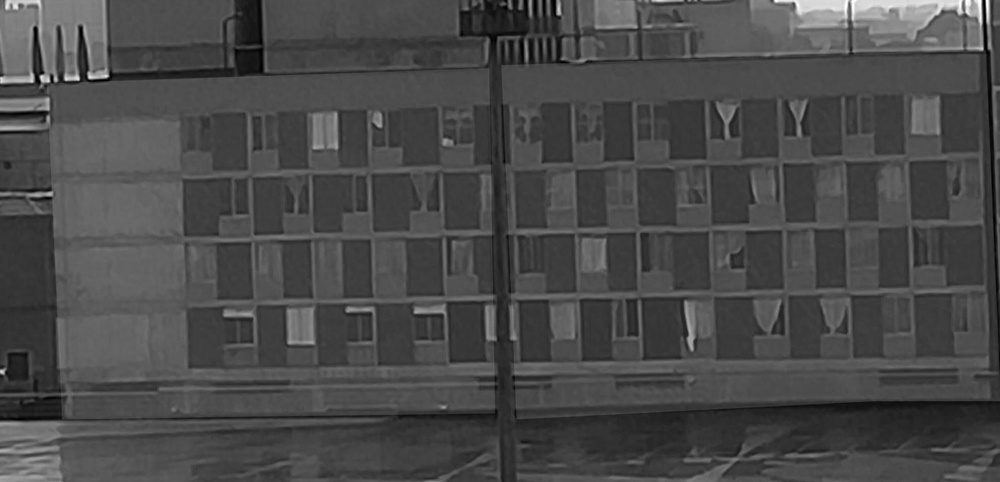
#> input picture CG1050/TP/Im100_col1.jpg, 1000 x 482 px, shrunk from 1981 x 955 before the run; its folder holds only this picture in this run
$ python ela_process_tp_au.py --data_dir ../../CG1050/TP --output out
#> lines starting #> are read from the running program, lines starting #| are printed output that depends on the picture
import argparse
from pathlib import Path
from PIL import Image, ImageChops, ImageEnhance, ImageFilter
import numpy as np
import pandas as pd
import io
import sys
import time

# ------------------------------------------------------------
# ELA Computation
# ------------------------------------------------------------
def compute_ela(pil_img, quality=95, scale=30):
    buf = io.BytesIO()
    pil_img.save(buf, format="JPEG", quality=quality)
    buf.seek(0)
    recompressed = Image.open(buf).convert("RGB")
    diff = ImageChops.difference(pil_img, recompressed)

    ela_np = np.asarray(diff).astype(np.float32) / 255.0
    ela_np = np.clip(ela_np * scale, 0.0, 1.0)

    ela_uint8 = (ela_np * 255).astype(np.uint8)
    ela_pil = Image.fromarray(ela_uint8)

    return ela_pil, ela_np


# ------------------------------------------------------------
# Segmentation
# ------------------------------------------------------------
def rgb_to_gray(arr):
    return 0.2989*arr[...,0] + 0.5870*arr[...,1] + 0.1140*arr[...,2]

def otsu(gray):
    img = (gray * 255).astype(np.uint8)
    hist, _ = np.histogram(img.ravel(), bins=256, range=(0,256))

    total = img.size
    sum_total = np.dot(np.arange(256), hist)
    sum_b = 0.0
    w_b = 0.0
    max_var = 0
    threshold = 0

    for i in range(256):
        w_b += hist[i]
        if w_b == 0:
            continue
        w_f = total - w_b
        if w_f == 0:
            break

        sum_b += i * hist[i]
        m_b = sum_b / w_b
        m_f = (sum_total - sum_b) / w_f
        var_between = w_b * w_f * (m_b - m_f)**2

        if var_between > max_var:
            max_var = var_between
            threshold = i

    return threshold / 255.0


def segment(ela_np):
    gray = rgb_to_gray(ela_np)
    pil_gray = Image.fromarray((gray*255).astype(np.uint8))
    pil_gray = pil_gray.filter(ImageFilter.MedianFilter(size=3))
    gray = np.asarray(pil_gray).astype(np.float32) / 255.0
    t = otsu(gray)
    mask = gray >= t
    return mask, t


# ------------------------------------------------------------
# Overlay
# ------------------------------------------------------------
def overlay_mask(original, mask, alpha=0.4):
    orig = original.convert("RGBA")
    overlay = Image.new("RGBA", orig.size, (0,0,0,0))
    w,h = orig.size

    mask_img = Image.fromarray((mask.astype(np.uint8)*255).astype(np.uint8))
    mask_px = mask_img.load()
    over_px = overlay.load()

    for y in range(h):
        for x in range(w):
            if mask_px[x,y] > 0:
                over_px[x,y] = (255, 0, 0, int(alpha*255))

    return Image.alpha_composite(orig, overlay).convert("RGB")


# ------------------------------------------------------------
# Batch Processor for TP and AU
# ------------------------------------------------------------
def process_folder(folder_path, out_root, label):
    folder = Path(folder_path)
    out_dir = Path(out_root) / label
    out_dir.mkdir(parents=True, exist_ok=True)

    rows = []
    files = sorted(list(folder.glob("*.jpg")) + list(folder.glob("*.png")))

    for p in files:
        img = Image.open(p).convert("RGB")
        ela_img, ela_np = compute_ela(img)

        base = p.stem
        ela_img.save(out_dir / f"{base}_ela.png")

        mask, t = segment(ela_np)
        mask_img = Image.fromarray((mask.astype(np.uint8)*255).astype(np.uint8))
        mask_img.save(out_dir / f"{base}_mask.png")

        overlay = overlay_mask(img, mask)
        overlay.save(out_dir / f"{base}_overlay.png")

        # feature score = mean ELA intensity
        anomaly_score = float(ela_np.mean())

        rows.append({
            "image": p.name,
            "class": label,
            "threshold": t,
            "anomaly_score": anomaly_score
        })

    return rows


# ------------------------------------------------------------
# Main
# ------------------------------------------------------------
def main():
    parser = argparse.ArgumentParser()
    parser.add_argument("--data_dir", required=True, help="data directory containing TP and AU")
    parser.add_argument("--output", required=True, help="output directory")
    args = parser.parse_args()

    root = Path(args.data_dir)

    tp_dir = root / "TP"
    au_dir = root / "AU"

    rows = []

    if tp_dir.exists():
        print("[+] Processing TP...")
        rows.extend(process_folder(tp_dir, args.output, "TP"))
#> in compute_ela, `diff = ImageChops.difference(pil_img, recompressed)`:
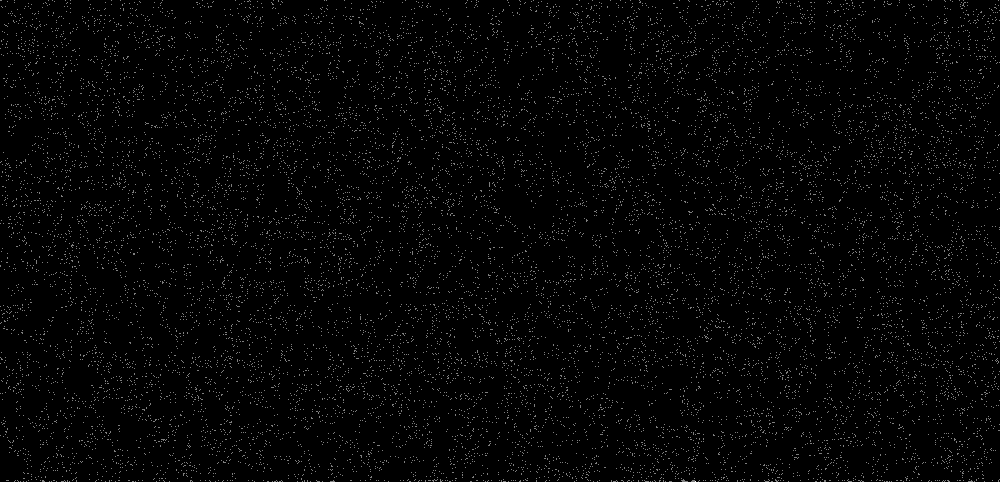
#> diff: PIL image 1000x482 RGB; min 0, max 2, mean 0.0378; drawn with min black and max white
#> in compute_ela, `ela_uint8 = (ela_np * 255).astype(np.uint8)`:
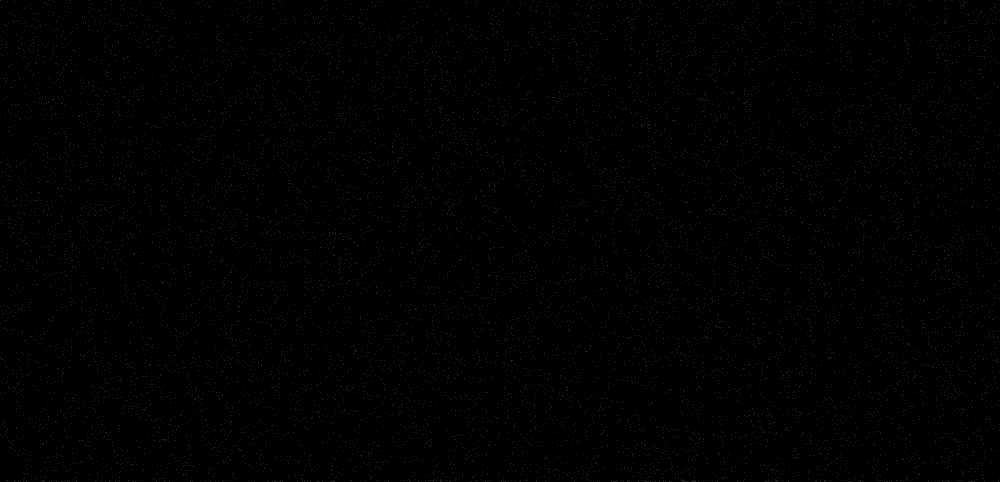
#> ela_uint8: shape (482, 1000, 3); min 0, max 60, mean 1.1
#> in segment, `pil_gray = pil_gray.filter(ImageFilter.MedianFilter(size=3))`: pil_gray: PIL image 1000x482 L; values 0 (black) and 29 (white), 0.02% white in thin lines or dots
#> in segment, `gray = np.asarray(pil_gray).astype(np.float32) / 255.0`: gray: shape (482, 1000) float32; values 0 (black) and 0.114 (white), 0.02% white in thin lines or dots
#> in otsu, `hist, _ = np.histogram(img.ravel(), bins=256, range=(0,256))`: hist = 256 values, max 481910 at index 0, min 0 at index 1, mean 1882.8
#> in otsu, `sum_total = np.dot(np.arange(256), hist)`: sum_total = 2610
#> the loop in otsu, `for i in range(256):` made 30 passes
#> (w_b, w_f, max_var) on pass 1: (481910, 90, 3.65e+10)
#> (w_b, w_f) on passes 2 to 7: (481910, 90), (481910, 90), (481910, 90), (481910, 90), (481910, 90), (481910, 90)
#> after the loop in otsu, `for i in range(256):`: max_var = 3.65e+10; sum_b = 0; w_b = 482000
#> in segment, `t = otsu(gray)`: t = 0
#> in segment, `mask = gray >= t`: mask: shape (482, 1000) bool; every value is 1
#> in process_folder, `mask_img = Image.fromarray((mask.astype(np.uint8)*255).astype(np.uint8))`: mask_img: PIL image 1000x482 L; every value is 255
#> in overlay_mask, `overlay = Image.new("RGBA", orig.size, (0,0,0,0))`: overlay: PIL image 1000x482 RGBA; every value is 0
#> in overlay_mask, `return Image.alpha_composite(orig, overlay).convert("RGB")`:
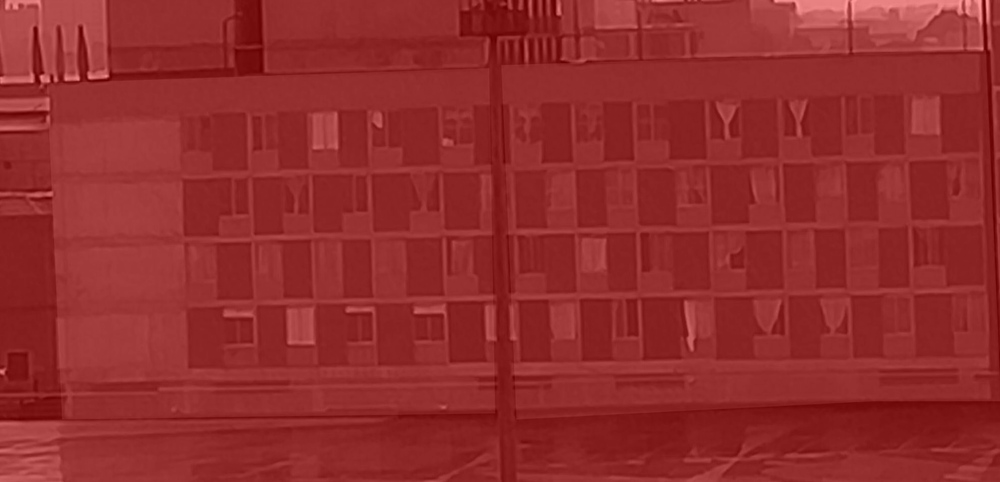
#> returned value: PIL image 1000x482 RGB; mean R, G, B 146.3, 44.3, 44.3
#> in process_folder, `anomaly_score = float(ela_np.mean())`: anomaly_score = 0.00445

    if au_dir.exists():
        print("[+] Processing AU...")
        rows.extend(process_folder(au_dir, args.output, "AU"))

    df = pd.DataFrame(rows)
#> df = table of 1 rows and 4 columns
#> (the run stopped early here; a loop or call above may not have finished)

$ run again, on CG1050/TP/Im20_col2.jpg
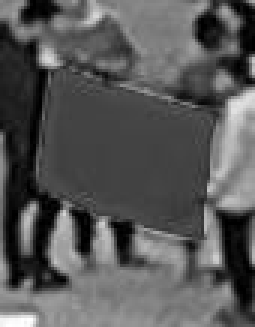
#> input picture CG1050/TP/Im20_col2.jpg, 85 x 109 px (shown 3 times larger)
#> in segment, `gray = np.asarray(pil_gray).astype(np.float32) / 255.0`:
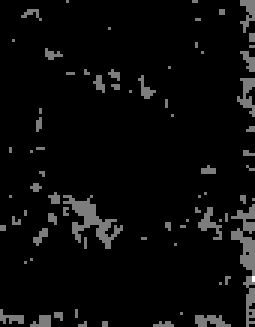
#> gray: shape (109, 85) float32 (shown 3 times larger); min 0, max 0.231, mean 0.00902; drawn with min black and max white
#> hist = 256 values, max 8532 at index 0, min 0 at index 1, mean 36.19
#> sum_total = 21317
#> the loop in otsu, `for i in range(256):` made 60 passes
#> (w_b, w_f, sum_b, m_b, m_f, max_var) on pass 1: (8532, 733, 0, 0, 29.08, 5.29e+09)
#> after the loop in otsu, `for i in range(256):`: max_var = 5.29e+09; sum_b = 21199; threshold = 0; w_b = 9265
#> in segment, `t = otsu(gray)`: t = 0
#> mask: shape (109, 85) bool; every value is 1
#> mask_img: PIL image 85x109 L; every value is 255
#> overlay: PIL image 85x109 RGBA; every value is 0
#> in overlay_mask, `return Image.alpha_composite(orig, overlay).convert("RGB")`:
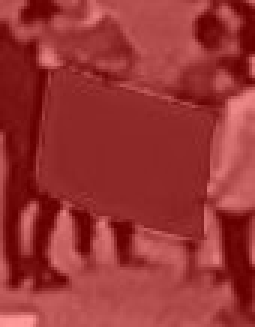
#> returned value: PIL image 85x109 RGB (shown 3 times larger); mean R, G, B 154.3, 52.3, 52.3
#> anomaly_score = 0.0234
#> df = table of 1 rows and 4 columns
